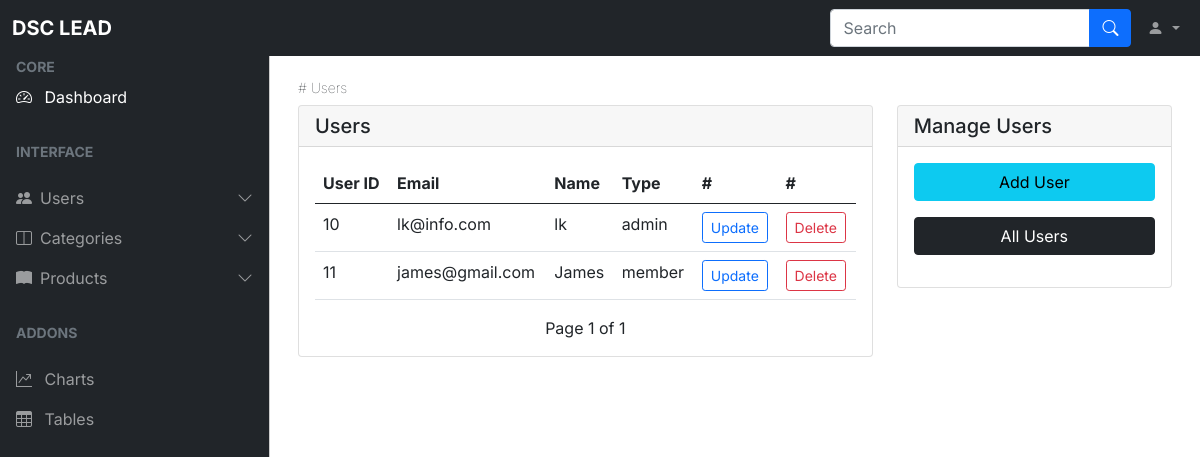
The app's page /lead/users/ with its own data.
### accounts/models.py (models this page shows, shortened)
class CustomUser(AbstractUser):
    role = [
        ('admin', 'Admin'),
        ('member', 'Member'),
    ]
    username = None
    email = models.EmailField(unique=True)
    full_names = models.CharField(max_length=100, blank=True)
    user_type = models.CharField(max_length=20, choices=role, default='Member')
    date_joined = models.DateField(auto_now_add=True)
    USERNAME_FIELD = 'email'
    REQUIRED_FIELDS = ['full_names', ]
    objects = CustomUserManager()

### lead/views.py (the view)
# urls.py: path('users/', views.UsersListView.as_view(), name='users'),
class UsersListView(ListView):
    context_object_name = 'users'
    model = CustomUser
    template_name = 'users/users.html'
    paginate_by = 5

### lead/templates/users/users.html (shortened to what this page needs)
{% extends '../dashboard.html' %}
{% block content %}
<div id="content" class="can_have_sidenav">
    <div class="p-3">
        {% block items %}
        <h3 class="fw-lighter small"># Users</h3>
        <div class="row">
            <div class="col-12 col-lg-8 mb-4 mb-lg-0">
                {% if users %}
                <div class="card">
                    <h5 class="card-header">Users</h5>
                    <div class="card-body">
                        <div class="table-responsive">
                            <table class="table">
                                <thead>
                                    <tr>
                                        <th scope="col">User ID</th>
                                        <th scope="col">Email</th>
                                        <th scope="col">Name</th>
                                        <th scope="col">Type</th>
                                        <th scope="col">#</th>
                                        <th scope="col">#</th>
                                    </tr>
                                </thead>
                                <tbody>
                                    {% for user in users %}
                                    <tr>
                                        <td>{{user.id}}</td>
                                        <td>{{user.email}}</td>
                                        <td>{{user.full_names}}</td>
                                        <td>{{user.user_type}}</td>
                                        <td>
                                            <a href="{% url 'user_update' user.id %}"
                                                class="btn btn-sm btn-outline-primary">Update</a>
                                        </td>
                                        <td>
                                            <a href="{% url 'user_delete' user.id %}"
                                                class="btn btn-sm btn-outline-danger">Delete</a>
                                        </td>
                                    </tr>
                                    {% endfor %}
                                </tbody>
                            </table>
                        </div>
                        <div class='pagination justify-content-center'>
                            <span class='mx-4'>
                                Page {{ page_obj.number }} of {{ page_obj.paginator.num_pages }}
                            </span>
                        </div>
                    </div>
                </div>
                {% endif %}
            </div>
            {% endblock %}
            <div class="col">
                <div class="card mb-3">
                    <h5 class="card-header">Manage Users</h5>
                    <div class="card-body">
                        <a class="btn btn-info mb-3 w-100" href="{% url 'add_user' %}">Add User</a>
                        <a class="btn btn-dark mb-3 w-100" href="{% url 'users' %}">All Users</a>
                    </div>
                </div>
            </div>
        </div>
    </div>
</div>
{% endblock %}

### records on screen
CustomUser: id "10", email "lk@info.com", full_names "lk", user_type "admin"
CustomUser: id "11", email "james@gmail.com", full_names "James", user_type "member"

### other values on screen
{{ page_obj.number }} "1"
{{ page_obj.paginator.num_pages }} "1"
